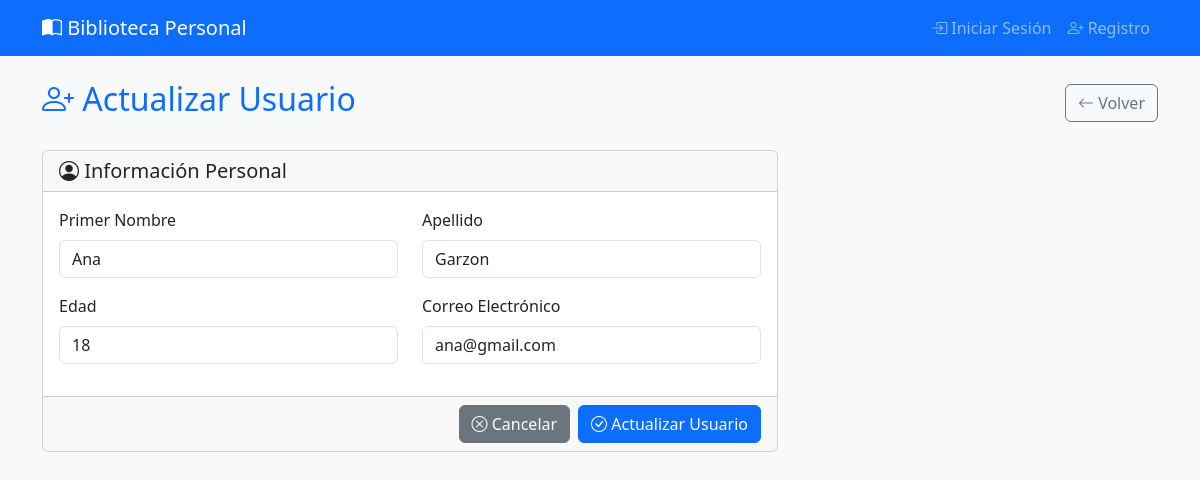
Screenshot of /update/8/ (signed in) with the database file from the repository.
### migrationsdb/models.py (models this page shows, shortened)
class User(models.Model):
    id = models.BigAutoField(primary_key=True)
    auth_user = models.OneToOneField(AuthUser, on_delete=models.CASCADE, null=True, blank=True, verbose_name='Usuario del Sistema')
    first_name = models.CharField(max_length=100)
    last_name = models.CharField(max_length=100)
    age = models.IntegerField()
    email = models.EmailField(unique=True)
    created_at = models.DateTimeField(auto_now_add=True)
    class Meta:
        permissions = [
            ("view_all_libraries", "Puede ver todas las bibliotecas"),
            ("manage_library", "Puede gestionar bibliotecas de usuarios"),
            ("generate_reports", "Puede generar reportes PDF"),
            ("import_books", "Puede importar libros externos"),
        ]

### migrationsdb/views.py (the view)
# urls.py: path('update/<int:user_id>/', views.update_user, name='update_user'),
@login_required
@permission_required('migrationsdb.change_user', raise_exception=True)
def update_user(request, user_id):
    user = get_object_or_404(User, id=user_id)
    if request.method == 'POST':
        form = UserForm(request.POST, instance=user)
        if form.is_valid():
            form.save()
            messages.success(request, 'Usuario actualizado exitosamente.')
            return redirect('home')
    else:
        form = UserForm(instance=user)
    return render(request, 'migrationsdb/user_form.html', {'form': form, 'user': user})

### templates/migrationsdb/user_form.html (shortened to what this page needs)
{% extends 'migrationsdb/base.html' %}
{% block content %}
<div class="d-flex justify-content-between align-items-center mb-4">
    <h2 class="text-primary">
        <i class="bi bi-person-plus"></i>
        {% if user %}Actualizar Usuario{% else %}Crear Nuevo Usuario{% endif %}
    </h2>
    <a href="{% url 'home' %}" class="btn btn-outline-secondary">
        <i class="bi bi-arrow-left"></i> Volver
    </a>
</div>
<div class="row">
    <div class="col-lg-8">
        <form method="post" class="card">
            <div class="card-header">
                <h5 class="mb-0">
                    <i class="bi bi-person-circle"></i> Información Personal
                </h5>
            </div>
            <div class="card-body">
                <div class="row">
                    <div class="col-md-6 mb-3">
                        <label for="{{ form.first_name.id_for_label }}" class="form-label">{{ form.first_name.label }}</label>
                        {{ form.first_name }}
                    </div>
                    <div class="col-md-6 mb-3">
                        <label for="{{ form.last_name.id_for_label }}" class="form-label">{{ form.last_name.label }}</label>
                        {{ form.last_name }}
                    </div>
                </div>
                <div class="row">
                    <div class="col-md-6 mb-3">
                        <label for="{{ form.age.id_for_label }}" class="form-label">{{ form.age.label }}</label>
                        {{ form.age }}
                    </div>
                    <div class="col-md-6 mb-3">
                        <label for="{{ form.email.id_for_label }}" class="form-label">{{ form.email.label }}</label>
                        {{ form.email }}
                    </div>
                </div>
            </div>
            <div class="card-footer d-flex justify-content-end gap-2">
                <a href="{% url 'home' %}" class="btn btn-secondary">
                    <i class="bi bi-x-circle"></i> Cancelar
                </a>
                <button type="submit" class="btn btn-primary">
                    <i class="bi bi-check-circle"></i>
                    {% if user %}Actualizar Usuario{% else %}Crear Usuario{% endif %}
                </button>
            </div>
        </form>
    </div>
</div>
{% endblock %}

### rows the page displays
User: first_name "Ana", last_name "Garzon", age "18", email "ana@gmail.com"
